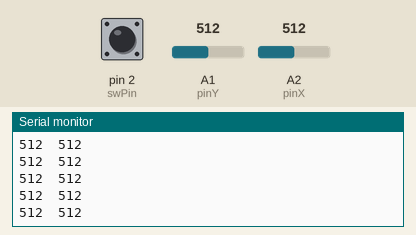
Recording of a sketch running on a simulated Arduino Uno, built with avr-gcc and run on an emulated ATmega328P. On the bench: the last lines printed to the serial monitor. The test bench sets the inputs (shaded band); at power-on: A1 (pinY) = 512, pin 2 (swPin) HIGH, A2 (pinX) = 512. No radio packets arrive unless stated.

Above: at 8.7 s.
8.8 s: A1 (pinY) set to 1007
At 9.3 s:
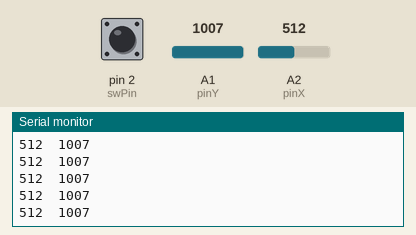
10.3 s: A1 (pinY) set to 989
At 11.3 s:
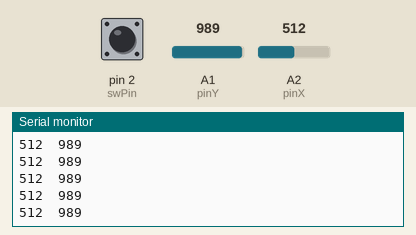
Timing chart, 0 to 13.3 s (numbered marks = the images above; inputs shaded):
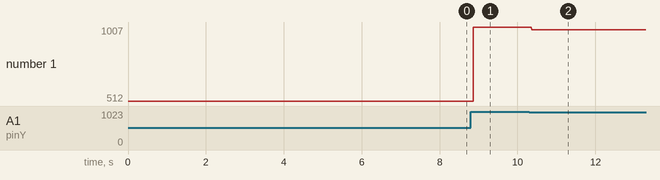

Measured:
- after the input at 8.8 s, the serial monitor: prints a new line after 0.07 s (image 1)
- after the input at 10.3 s, the serial monitor: prints a new line after 0.07 s (image 2)
- plotted number 1: 512 → 1007 after the input at 8.8 s, 1007 → 989 after the input at 10.3 s

The sketch:

tx.ino
```cpp
#include <SPI.h>  // Подключаем библиотеку для работы с SPI-интерфейсом
#include <nRF24L01.h> // Подключаем файл конфигурации из библиотеки RF24
#include <RF24.h> // Подключаем библиотеку для работа для работы с модулем NRF24L01

#define PIN_CE  9  // Номер пина Arduino, к которому подключен вывод CE радиомодуля
#define PIN_CSN 10 // Номер пина Arduino, к которому подключен вывод CSN радиомодуля
RF24 radio(PIN_CE, PIN_CSN); // Создаём объект radio с указанием выводов CE и CSN

#define pinX    A2  // ось X джойстика
#define pinY    A1  // ось Y джойстика
#define swPin    2  // кнопка джойстика
#define ledPin  13  // светодиод на Pin 13

int potValue[2]; // Создаём массив для передачи значений потенциометра

void setup() {
  Serial.begin(9600);
  radio.begin();  // Инициализация модуля NRF24L01
  radio.setChannel(5); // Обмен данными будет вестись на пятом канале (2,405 ГГц)
  radio.setDataRate (RF24_1MBPS); // Скорость обмена данными 1 Мбит/сек
  radio.setPALevel(RF24_PA_HIGH); // Выбираем высокую мощность передатчика (-6dBm)
  radio.openWritingPipe(0x7878787878LL); // Открываем трубу с уникальным ID

  pinMode(pinX, INPUT);
  pinMode(pinY, INPUT);

  pinMode(swPin, INPUT);
  digitalWrite(swPin, HIGH);
}

void loop() {

  boolean ledState = digitalRead(swPin); // считываем состояние кнопки

  int X = analogRead(pinX);              // считываем значение оси Х
  int Y = analogRead(pinY);              // считываем значение оси Y

  Serial.print(X);                       // выводим в Serial Monitor
  Serial.print("\t");                    // табуляция
  Serial.println(Y);

  potValue[0] = X; // Считываем показания потенциометра
  potValue[1] = Y;
  radio.write(potValue, sizeof(potValue)); // Отправляем считанные показания по радиоканалу
}
```
